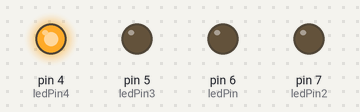
A sketch run on a simulated Arduino Uno, built with avr-gcc and run on an emulated ATmega328P. Shown: output pins drawn as LEDs (lit = HIGH). Random numbers use the default seed unless the sketch sets one.

Above: at 0.1 s.
At 1.1 s:
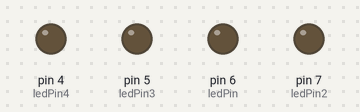
Timing chart, 0 to 2.6 s (numbered marks = the images above):
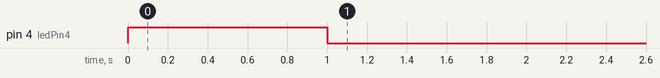

Measured:
- by itself, pin 4 (ledPin4): LOW → HIGH at 0.00 s, → LOW 1.0 s later

The sketch:

testcode_22_april.ino
```cpp
// constants won't change. They're used here to set pin numbers:
int gameOver = false;
int spelrondes = 0;
int score = 0;

const int buttonPin = 12;
const int buttonPin2 = 11;
const int buttonPin3 = 10;
const int buttonPin4 = 9;
const int ledPin =  6;
const int ledPin2 =  7;
const int ledPin3 =  5;
const int ledPin4 =  4;

int buttonState = 0;
int buttonState2 = 0;
int buttonState3 = 0;
int buttonState4 = 0;

int buttonOutput = 0;


void setup() {

  pinMode(ledPin, OUTPUT);
  pinMode(ledPin2, OUTPUT);
  pinMode(ledPin3, OUTPUT);
  pinMode(ledPin4, OUTPUT);

  pinMode(buttonPin, INPUT);
  pinMode(buttonPin2, INPUT);
  pinMode(buttonPin3, INPUT);
  pinMode(buttonPin4, INPUT);
}

void loop() {
  // put your main code here, to run repeatedly:
// srand(time(NULL));

// int randNum = (rand() % 4) + 1;


int string [spelrondes + 1] = {};
int playerString [spelrondes + 1] = {};
while (gameOver == false){
  int randNum = (rand() % 4) + 1;
  string[spelrondes] = randNum;
  digitalWrite (string[spelrondes], HIGH);
  delay(1000);
  digitalWrite (string[spelrondes], LOW);

if(buttonState){
  buttonOutput = 6;}
if(buttonState2){
  buttonOutput = 7;}
if(buttonState3){
  buttonOutput = 5;}
if(buttonState4){
  buttonOutput = 4;}


playerString[spelrondes] = buttonOutput;


  if (playerString[spelrondes] == string[spelrondes]){
    score ++;
    spelrondes ++;


    }
    else{
      gameOver = true;
      }


  }
}
```
